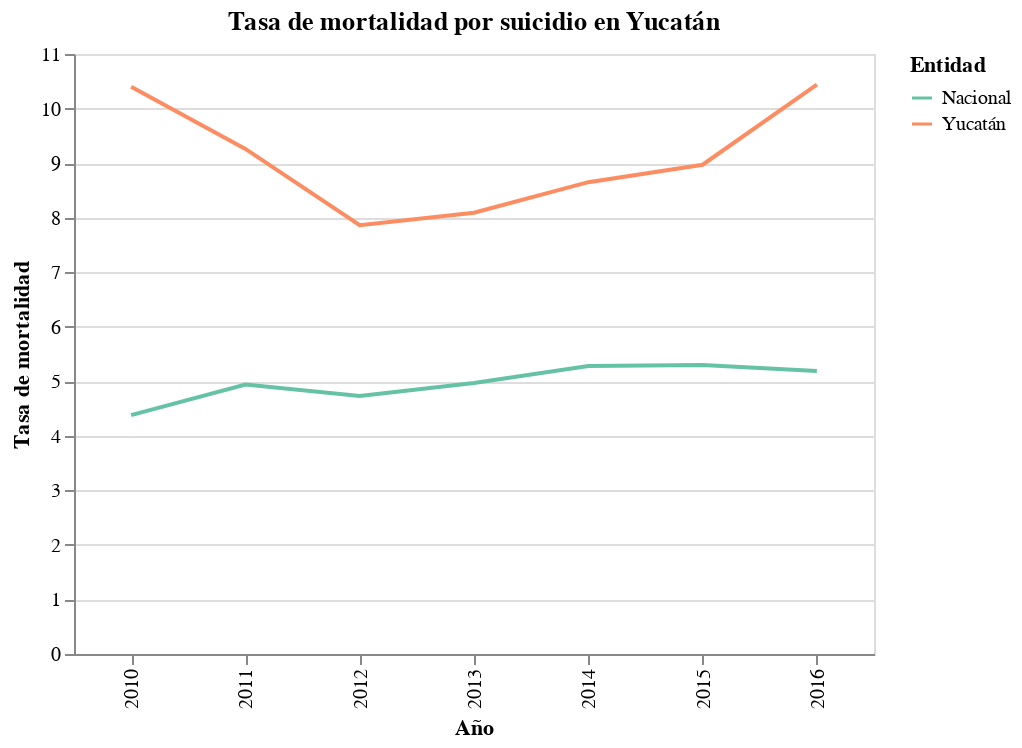

This figure's notebook cell:
### Markdown cell above
A nivel nacional la tasa de mortalidad por suicidio se mantuvo estable, sin embargo para el cado de Yucatán tuvo una baja seguida de una alta de nuevo. Durante todo los años que abarcan los datos, la tasa de mortalidad estatal es mucho mayor que la nacional.

### Code cell
yuc_mort = mortalidad.query('ENTIDAD == "Yucatán"').reset_index().drop(columns=['index', 'CLAVE_ENTIDAD'])
nac_mort = mortalidad.query('ENTIDAD == "Nacional"').reset_index().drop(columns=['index', 'CLAVE_ENTIDAD'])

yuc_line = alt.Chart(yuc_mort).mark_line(opacity=1).encode(
    x = alt.X('AÑO:N', title='Año'),
    y = alt.Y('TASA_DE_MORTALIDAD_POR_SUICIDIOS_POR_100000', title='Tasa de mortalidad'),
    color = alt.Color('ENTIDAD', title='Entidad', scale=alt.Scale(scheme='set2'))
)

nac_line = alt.Chart(nac_mort).mark_line().encode(
    x = alt.X('AÑO:N', title='Año'),
    y = alt.Y('TASA_DE_MORTALIDAD_POR_SUICIDIOS_POR_100000', title='Tasa de mortalidad'),
    color = alt.Color('ENTIDAD', title='Entidad', scale=alt.Scale(scheme='set2'))
)

line_mort_yuc_nac = yuc_line + nac_line
line_mort_yuc_nac.properties(
    width=400,
    title='Tasa de mortalidad por suicidio en Yucatán'
)

### Figure 1 — Vega-Lite specification as saved in the notebook (floating-point values rounded to 4 significant figures)
{"config": {"view": {"continuousWidth": 400, "continuousHeight": 300}}, "layer": [{"data": {"name": "data-ca3a53771350322f88f50cd5ee2bd95e"}, "mark": {"type": "line", "opacity": 1}, "encoding": {"color": {"type": "nominal", "field": "ENTIDAD", "scale": {"scheme": "set2"}, "title": "Entidad"}, "x": {"type": "nominal", "field": "AÑO", "title": "Año"}, "y": {"type": "quantitative", "field": "TASA_DE_MORTALIDAD_POR_SUICIDIOS_POR_100000", "title": "Tasa de mortalidad"}}}, {"data": {"name": "data-6036782eaa8d876241ca22d64b6589da"}, "mark": "line", "encoding": {"color": {"type": "nominal", "field": "ENTIDAD", "scale": {"scheme": "set2"}, "title": "Entidad"}, "x": {"type": "nominal", "field": "AÑO", "title": "Año"}, "y": {"type": "quantitative", "field": "TASA_DE_MORTALIDAD_POR_SUICIDIOS_POR_100000", "title": "Tasa de mortalidad"}}}], "title": "Tasa de mortalidad por suicidio en Yucatán", "width": 400, "$schema": "https://vega.github.io/schema/vega-lite/v4.8.1.json", "datasets": {"data-ca3a53771350322f88f50cd5ee2bd95e": [{"AÑO": 2010, "ENTIDAD": "Yucatán", "DEFUNCIONES_POR_SUICIDIOS": 206, "POBLACIÓN_MEDIA_TOTAL": 1980690, "TASA_DE_MORTALIDAD_POR_SUICIDIOS_POR_100000": 10.4}, {"AÑO": 2011, "ENTIDAD": "Yucatán", "DEFUNCIONES_POR_SUICIDIOS": 186, "POBLACIÓN_MEDIA_TOTAL": 2009160, "TASA_DE_MORTALIDAD_POR_SUICIDIOS_POR_100000": 9.26}, {"AÑO": 2012, "ENTIDAD": "Yucatán", "DEFUNCIONES_POR_SUICIDIOS": 160, "POBLACIÓN_MEDIA_TOTAL": 2036694, "TASA_DE_MORTALIDAD_POR_SUICIDIOS_POR_100000": 7.86}, {"AÑO": 2013, "ENTIDAD": "Yucatán", "DEFUNCIONES_POR_SUICIDIOS": 167, "POBLACIÓN_MEDIA_TOTAL": 2064151, "TASA_DE_MORTALIDAD_POR_SUICIDIOS_POR_100000": 8.09}, {"AÑO": 2014, "ENTIDAD": "Yucatán", "DEFUNCIONES_POR_SUICIDIOS": 181, "POBLACIÓN_MEDIA_TOTAL": 2091513, "TASA_DE_MORTALIDAD_POR_SUICIDIOS_POR_100000": 8.65}, {"AÑO": 2015, "ENTIDAD": "Yucatán", "DEFUNCIONES_POR_SUICIDIOS": 190, "POBLACIÓN_MEDIA_TOTAL": 2118762, "TASA_DE_MORTALIDAD_POR_SUICIDIOS_POR_100000": 8.97}, {"AÑO": 2016, "ENTIDAD": "Yucatán", "DEFUNCIONES_POR_SUICIDIOS": 224, "POBLACIÓN_MEDIA_TOTAL": 2145878, "TASA_DE_MORTALIDAD_POR_SUICIDIOS_POR_100000": 10.44}], "data-6036782eaa8d876241ca22d64b6589da": [{"AÑO": 2010, "ENTIDAD": "Nacional", "DEFUNCIONES_POR_SUICIDIOS": 5006, "POBLACIÓN_MEDIA_TOTAL": 114255557, "TASA_DE_MORTALIDAD_POR_SUICIDIOS_POR_100000": 4.38}, {"AÑO": 2011, "ENTIDAD": "Nacional", "DEFUNCIONES_POR_SUICIDIOS": 5712, "POBLACIÓN_MEDIA_TOTAL": 115682867, "TASA_DE_MORTALIDAD_POR_SUICIDIOS_POR_100000": 4.94}, {"AÑO": 2012, "ENTIDAD": "Nacional", "DEFUNCIONES_POR_SUICIDIOS": 5539, "POBLACIÓN_MEDIA_TOTAL": 117053751, "TASA_DE_MORTALIDAD_POR_SUICIDIOS_POR_100000": 4.73}, {"AÑO": 2013, "ENTIDAD": "Nacional", "DEFUNCIONES_POR_SUICIDIOS": 5889, "POBLACIÓN_MEDIA_TOTAL": 118395054, "TASA_DE_MORTALIDAD_POR_SUICIDIOS_POR_100000": 4.97}, {"AÑO": 2014, "ENTIDAD": "Nacional", "DEFUNCIONES_POR_SUICIDIOS": 6317, "POBLACIÓN_MEDIA_TOTAL": 119713203, "TASA_DE_MORTALIDAD_POR_SUICIDIOS_POR_100000": 5.28}, {"AÑO": 2015, "ENTIDAD": "Nacional", "DEFUNCIONES_POR_SUICIDIOS": 6410, "POBLACIÓN_MEDIA_TOTAL": 121005816, "TASA_DE_MORTALIDAD_POR_SUICIDIOS_POR_100000": 5.3}, {"AÑO": 2016, "ENTIDAD": "Nacional", "DEFUNCIONES_POR_SUICIDIOS": 6348, "POBLACIÓN_MEDIA_TOTAL": 122273473, "TASA_DE_MORTALIDAD_POR_SUICIDIOS_POR_100000": 5.19}]}}
